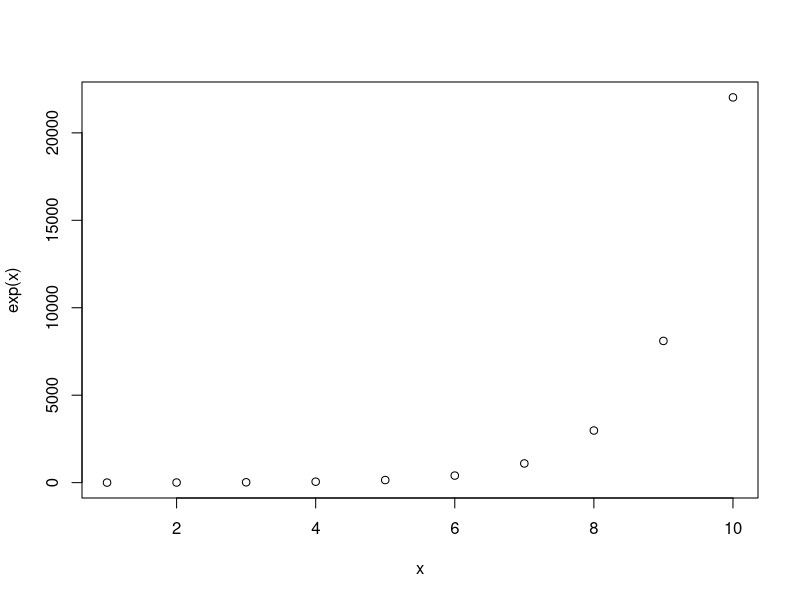
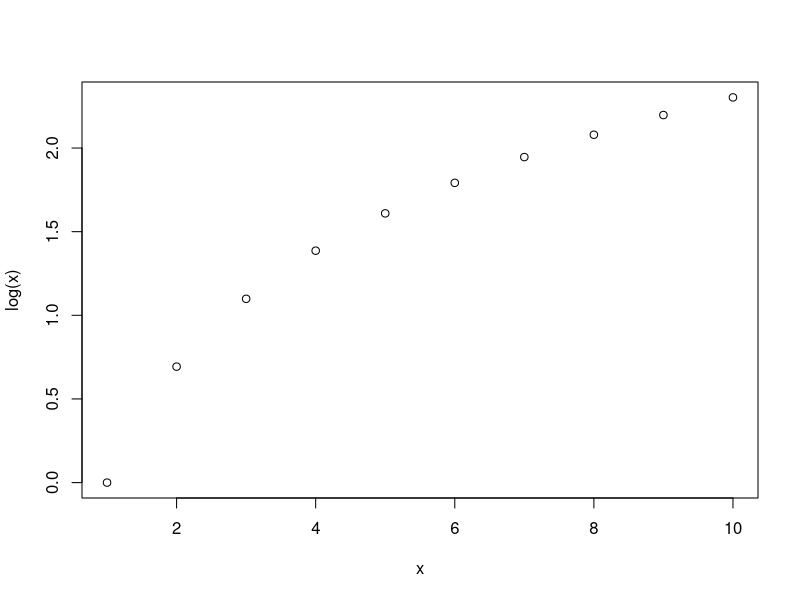
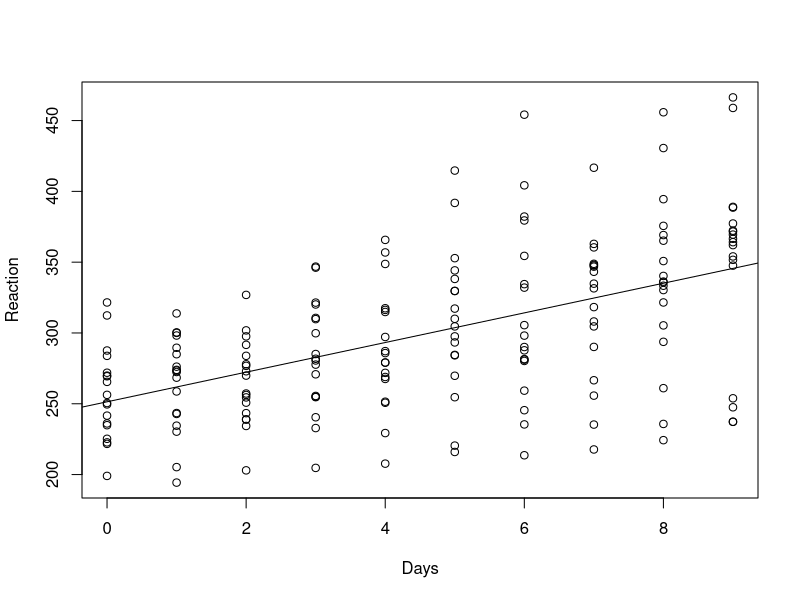
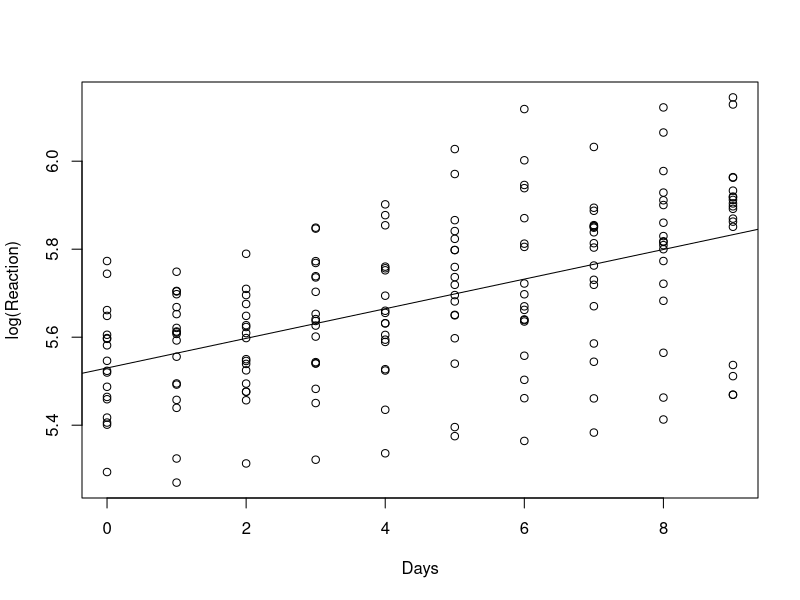

Generate these figures, in order, with R:
## ---- chunk 1
knitr::opts_chunk$set(echo = TRUE)
## ---- chunk 2
x = seq(1:10)
plot(x, exp(x))
## ---- chunk 3
x = seq(1:10)
plot(x, log(x))
## ---- chunk 4
library(lme4)
d <- sleepstudy
plot(Reaction~Days, data=d)
abline(coef(lm(Reaction~Days, data=d)))
## ---- chunk 5
library(lme4)
d <- sleepstudy
plot(log(Reaction)~Days, data=d)
abline(coef(lm(log(Reaction)~Days, data=d)))
